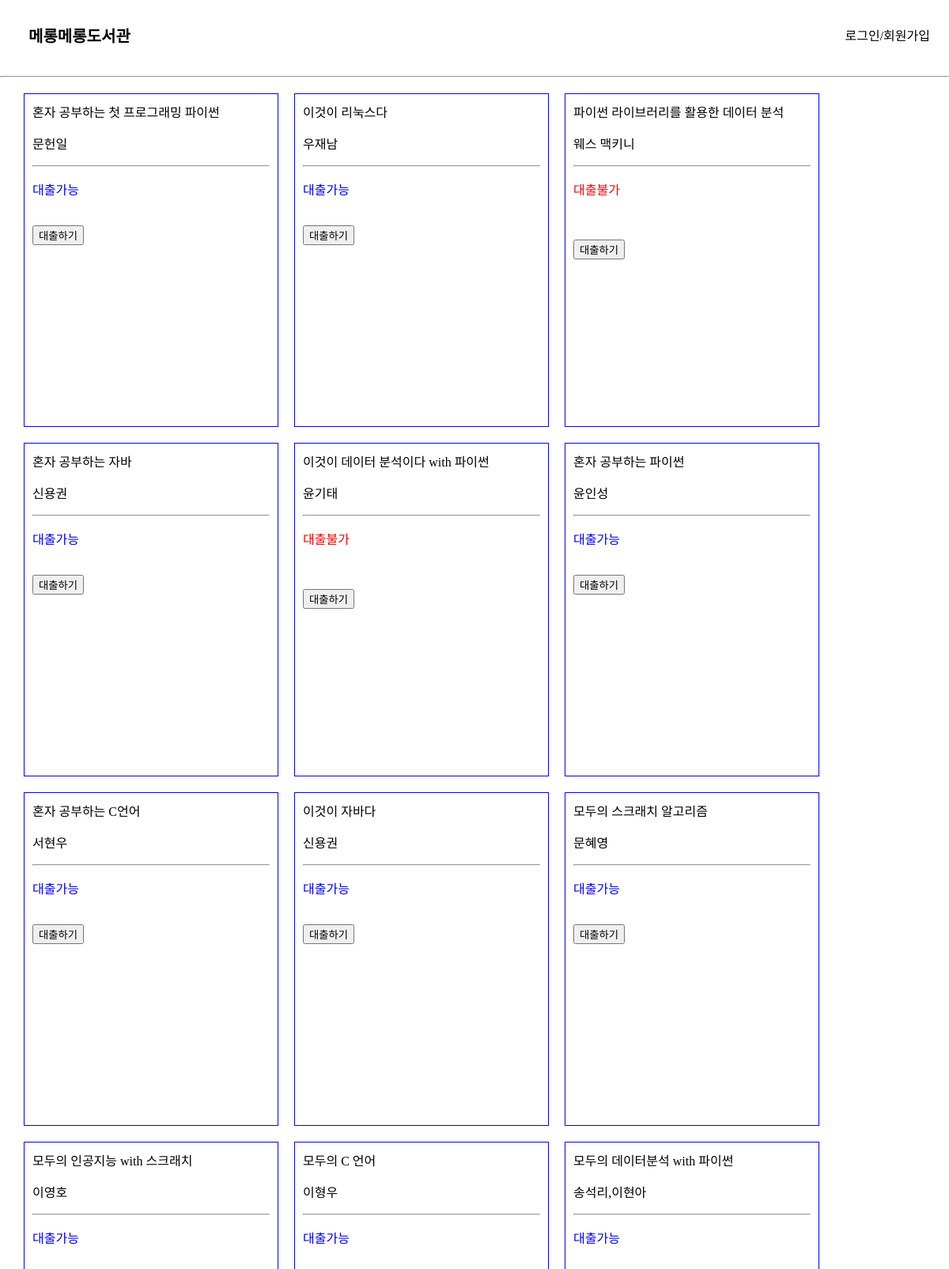
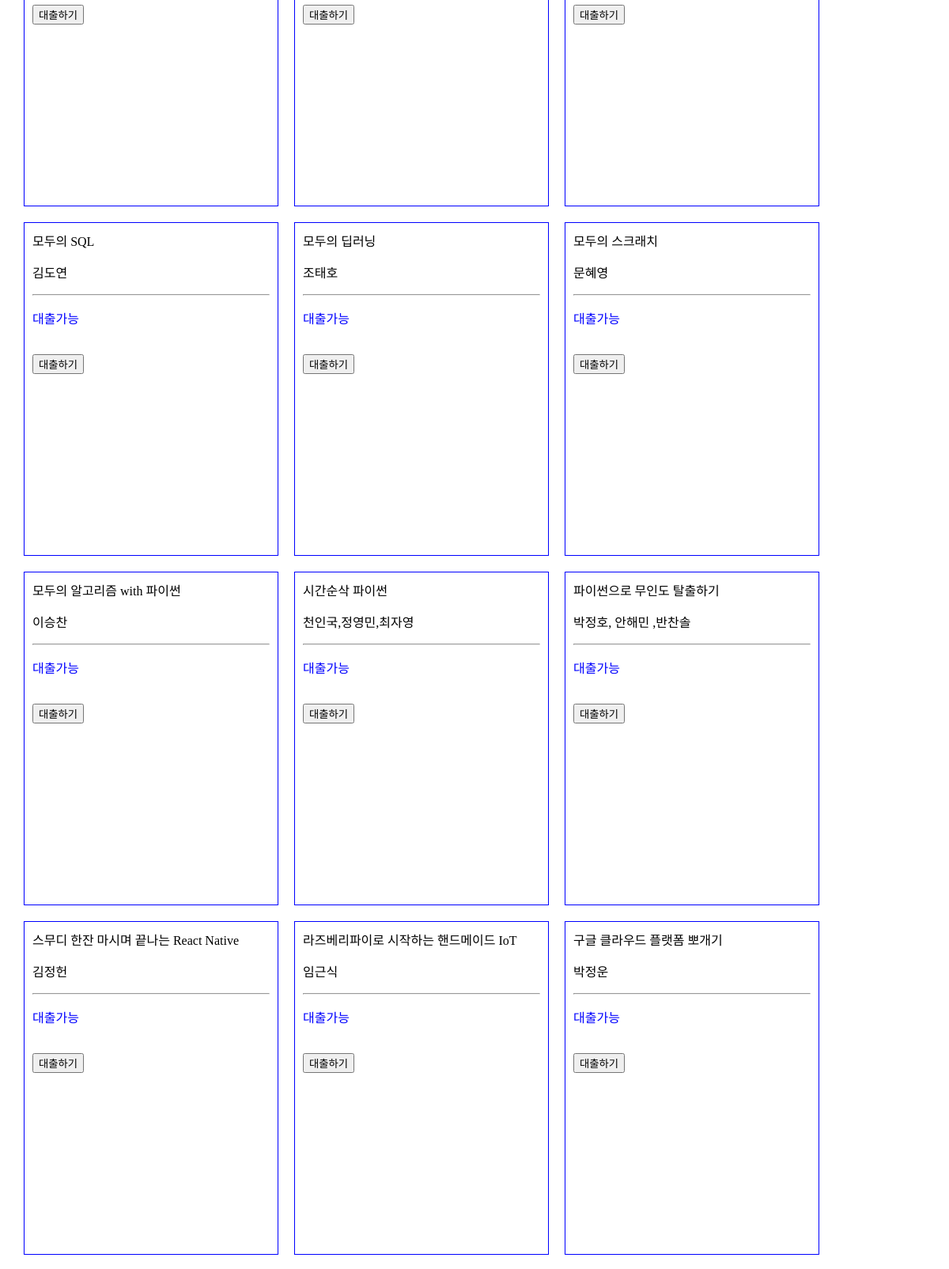
The page / (upper part) on the database its author committed (2 pictures, top to bottom).
### elicelibrary/models.py (models this page shows, shortened)
class Book(db.Model):
    __tablename__     = 'Book'
    id                = db.Column(db.Integer, primary_key=True, nullable=False, autoincrement=True, unique=True)
    title             = db.Column(db.String(45), nullable=False)
    author            = db.Column(db.String(45))
    publisher         = db.Column(db.String(45))
    publication_date  = db.Column(db.String(45))
    pages             = db.Column(db.Integer)
    isbn              = db.Column(db.String(45))
    registered_date   = db.Column(db.DateTime, default=datetime.utcnow)
    description       = db.Column(db.Text())    # 길이를 정할 수 없는 문자열은 Text를 쓰면 됨
    book_link         = db.Column(db.String(255))
    book_status       = db.Column(db.String(45))   # "1" :대출가능, "0" : 대출중 , "999" : 폐기    -> 선택형 변수에 적합한 데이터타입이 있을까?
    book_img          = db.Column(db.String(45))    # 책 표지만 바뀐 경우, 또는 책이 다르지만 같은 표지를 쓰는 경우가 있기 때문에 이미지 스토리지에서 같은 이미지의 반복을 막기 위해 별도의 책 이미지 식별 용 변수를 넣음
    at_user           = db.Column(db.String(45), default=None)

### elicelibrary/views/book_api.py (the view, shortened to what this page needs)
@book.route('/')
def main_page():
    book_list = Book.query.order_by(Book.registered_date.desc()).all()
    return render_template("main.html", book_list=book_list)

### elicelibrary/templates/main.html (shortened to what this page needs)
{% extends 'base.html' %}
{% block content %}
<div class="book-card-container">
    {% for b in book_list %}
        <div class="book-info-card">
            <a href="/book_info/{{ b.id }}">{{ b.title }}</a>
            <p>{{ b.author }}</p>
            <hr>
            {% if b.book_status == '1' %}
                <p style="color: blue;">대출가능</p>
            {% else %}
                <p style="color:red">대출불가</p>
            <br>
            {% endif %}
            <br>
            <form action="{{ url_for('book.checkout', book_id=b.id) }}" method="post">
                <input class='checkout-btn' type="submit" value="대출하기">
            </form>
        </div>
    {% endfor %}
</div>
{% endblock %}

### elicelibrary/static/style.css (style rules this page uses)
:root { --text-color: black; --background-color: white; --accent-color: grey; }
body { margin: 0; }
a { text-decoration: none; color: var(--text-color); }
.book-card-container { margin: 10px 20px 10px 20px; display: flex; flex-wrap: wrap; justify-content: flex-start; }
.book-info-card { margin: 10px 10px 10px 10px; padding: 10px 10px 10px 10px; width: 300px; height: 400px; border: 1px solid blue; }

### rows shown on the page
Book: title "혼자 공부하는 첫 프로그래밍 파이썬", author "문헌일", book_status "대출가능"
Book: title "이것이 리눅스다", author "우재남", book_status "대출가능"
Book: title "파이썬 라이브러리를 활용한 데이터 분석", author "웨스 맥키니", book_status "대출불가"
Book: title "혼자 공부하는 자바", author "신용권", book_status "대출가능"
Book: title "이것이 데이터 분석이다 with 파이썬", author "윤기태", book_status "대출불가"
Book: title "혼자 공부하는 파이썬", author "윤인성", book_status "대출가능"
Book: title "혼자 공부하는 C언어", author "서현우", book_status "대출가능"
Book: title "이것이 자바다", author "신용권", book_status "대출가능"
Book: title "모두의 스크래치 알고리즘", author "문혜영", book_status "대출가능"
Book: title "모두의 인공지능 with 스크래치", author "이영호", book_status "대출가능"
Book: title "모두의 C 언어", author "이형우", book_status "대출가능"
Book: title "모두의 데이터분석 with 파이썬", author "송석리,이현아", book_status "대출가능"
Book: title "모두의 SQL", author "김도연", book_status "대출가능"
Book: title "모두의 딥러닝", author "조태호", book_status "대출가능"
Book: title "모두의 스크래치", author "문혜영", book_status "대출가능"
Book: title "모두의 알고리즘 with 파이썬", author "이승찬", book_status "대출가능"
Book: title "시간순삭 파이썬", author "천인국,정영민,최자영", book_status "대출가능"
Book: title "파이썬으로 무인도 탈출하기", author "박정호, 안해민 ,반찬솔", book_status "대출가능"
Book: title "스무디 한잔 마시며 끝나는 React Native", author "김정헌", book_status "대출가능"
Book: title "라즈베리파이로 시작하는 핸드메이드 IoT", author "임근식", book_status "대출가능"
Book: title "구글 클라우드 플랫폼 뽀개기", author "박정운", book_status "대출가능"
